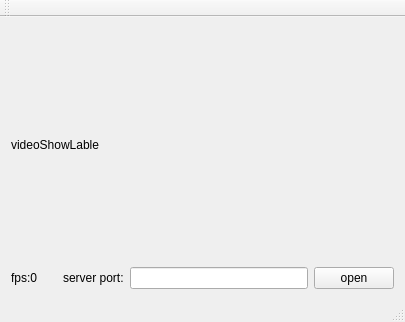
<?xml version="1.0" encoding="UTF-8"?>
<ui version="4.0">
 <class>MainWindow</class>
 <widget class="QMainWindow" name="MainWindow">
  <property name="geometry">
   <rect>
    <x>0</x>
    <y>0</y>
    <width>405</width>
    <height>322</height>
   </rect>
  </property>
  <property name="windowTitle">
   <string>VideoShow</string>
  </property>
  <widget class="QWidget" name="centralWidget">
   <layout class="QVBoxLayout" name="verticalLayout_2">
    <item>
     <layout class="QVBoxLayout" name="verticalLayout" stretch="6,1">
      <item>
       <widget class="QLabel" name="videoShowLable">
        <property name="text">
         <string>videoShowLable</string>
        </property>
       </widget>
      </item>
      <item>
       <layout class="QHBoxLayout" name="horizontalLayout">
        <item>
         <widget class="QLabel" name="fpsLabel">
          <property name="text">
           <string>fps:0</string>
          </property>
         </widget>
        </item>
        <item>
         <spacer name="horizontalSpacer">
          <property name="orientation">
           <enum>Qt::Horizontal</enum>
          </property>
          <property name="sizeType">
           <enum>QSizePolicy::Fixed</enum>
          </property>
          <property name="sizeHint" stdset="0">
           <size>
            <width>20</width>
            <height>20</height>
           </size>
          </property>
         </spacer>
        </item>
        <item>
         <widget class="QLabel" name="label_2">
          <property name="text">
           <string>server port:</string>
          </property>
         </widget>
        </item>
        <item>
         <widget class="QLineEdit" name="portLineEdit"/>
        </item>
        <item>
         <widget class="QPushButton" name="openPushButton">
          <property name="text">
           <string>open</string>
          </property>
         </widget>
        </item>
       </layout>
      </item>
     </layout>
    </item>
   </layout>
  </widget>
  <widget class="QMenuBar" name="menuBar">
   <property name="geometry">
    <rect>
     <x>0</x>
     <y>0</y>
     <width>405</width>
     <height>23</height>
    </rect>
   </property>
  </widget>
  <widget class="QToolBar" name="mainToolBar">
   <attribute name="toolBarArea">
    <enum>TopToolBarArea</enum>
   </attribute>
   <attribute name="toolBarBreak">
    <bool>false</bool>
   </attribute>
  </widget>
  <widget class="QStatusBar" name="statusBar"/>
 </widget>
 <layoutdefault spacing="6" margin="11"/>
 <resources/>
 <connections/>
</ui>
